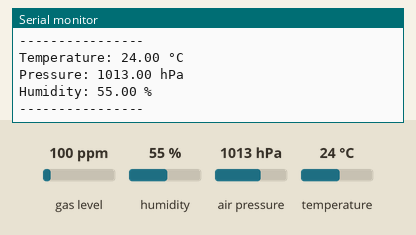
Recording of a sketch running on a simulated ESP32. Parts: the last lines printed to the serial monitor. The inputs (shaded band) are chosen by the test bench; at power-on: humidity 55 %, air pressure 1013 hPa, temperature 24 °C, gas level 100 ppm.

Above: at 3.1 s.
3.2 s: humidity set to 22 %
At 5.7 s:
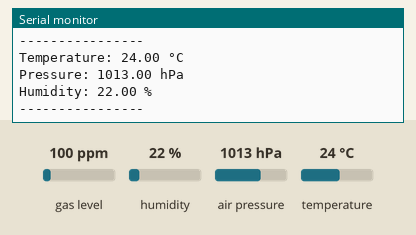
6.1 s: air pressure set to 952 hPa
At 7.0 s:
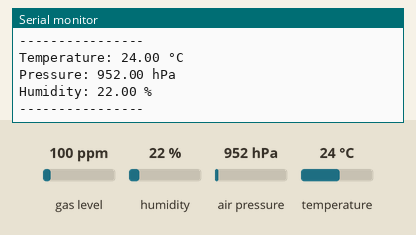

Measured:
- after the input at 3.2 s, the serial monitor: prints a new line after 1.3 s (image 1)
- after the input at 6.1 s, the serial monitor: prints a new line after 0.52 s (image 2)

The sketch:

bme.ino
```cpp
#include <Wire.h>
#include <Adafruit_Sensor.h>
#include <Adafruit_BME680.h>

Adafruit_BME680 bme;

void setup() {
  Serial.begin(115200);

  Wire.begin(21, 22);  // SDA, SCL

  if (!bme.begin(0x76)) {
    Serial.println("BME680 not detected!");
    while (1) delay(1000);
  }

  bme.setTemperatureOversampling(BME680_OS_8X);
  bme.setHumidityOversampling(BME680_OS_2X);
  bme.setPressureOversampling(BME680_OS_4X);
}

void loop() {
  if (bme.performReading()) {
    Serial.print("Temperature: ");
    Serial.print(bme.temperature);
    Serial.println(" °C");

    Serial.print("Pressure: ");
    Serial.print(bme.pressure / 100.0);
    Serial.println(" hPa");

    Serial.print("Humidity: ");
    Serial.print(bme.humidity);
    Serial.println(" %");

    Serial.println("----------------");
  } else {
    Serial.println("Sensor reading failed");
  }

  delay(2000);
}
```
